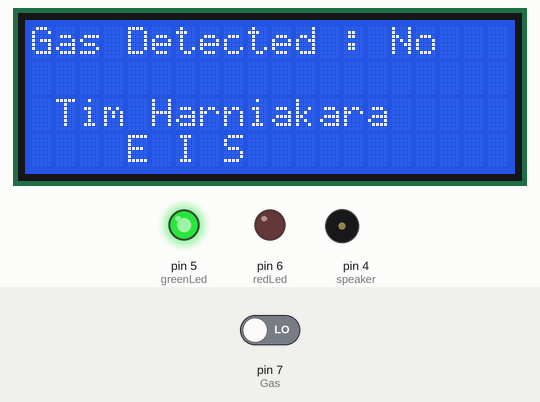
A sketch run on a simulated Arduino Uno, built with avr-gcc and run on an emulated ATmega328P. Parts: 20×4 character LCD, output pins drawn as LEDs (lit = HIGH), buzzer (waves = sounding, pin HIGH). The test bench sets the inputs (shaded band); at power-on: pin 7 (Gas) LOW.

Above: at 1.2 s.
1.3 s: pin 7 (Gas) driven HIGH
At 2.4 s:
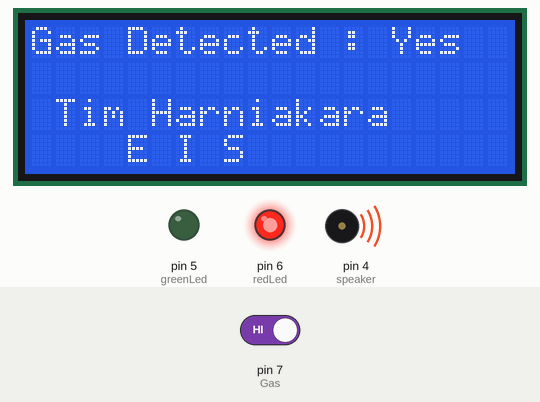
2.8 s: pin 7 (Gas) driven LOW
At 3.5 s:
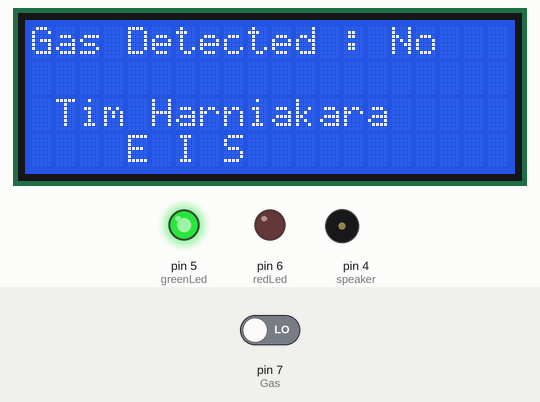
Timing chart, 0 to 5.8 s (numbered marks = the images above; inputs shaded):
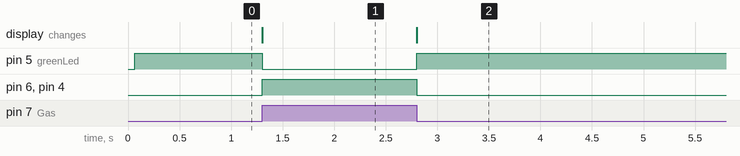

The sketch:

sketch_jun3a.ino
```cpp
 #include <LiquidCrystal.h>
LiquidCrystal lcd(13, 12, 11, 10, 9, 8);
int Gas = 7;
int redLed = 6;
int greenLed = 5;
int speaker = 4;

void setup()
{
  lcd.begin(20, 4);
  lcd.setCursor(0,0);
  lcd.print("Gas Detected :");
  lcd.setCursor(1,2);
  lcd.print("Tim Harniakara");
  lcd.setCursor(4,3);
  lcd.print("E I S");
  pinMode(Gas , INPUT);
  pinMode(redLed, OUTPUT);
  pinMode(greenLed, OUTPUT);
  pinMode(speaker, OUTPUT);
}

void loop()
{
  if(digitalRead(Gas) == HIGH)
{lcd.setCursor(14,0);lcd.print(" Yes");
digitalWrite(redLed, HIGH);
digitalWrite(greenLed, LOW);
digitalWrite(speaker, HIGH);}

  if(digitalRead(Gas) == LOW)
{lcd.setCursor(14,0);lcd.print(" No ");
digitalWrite(redLed, LOW);
digitalWrite(greenLed, HIGH);
digitalWrite(speaker, LOW);}
}
```

Measured:
- after the input at 1.3 s, pin 5 (greenLed): HIGH → LOW at once; pin 6 (redLed), pin 4 (speaker): LOW → HIGH at once; the display: changes at once (image 1)
- after the input at 2.8 s, pin 5 (greenLed): LOW → HIGH at once; pin 6 (redLed), pin 4 (speaker): HIGH → LOW at once; the display: changes at once (image 2)
